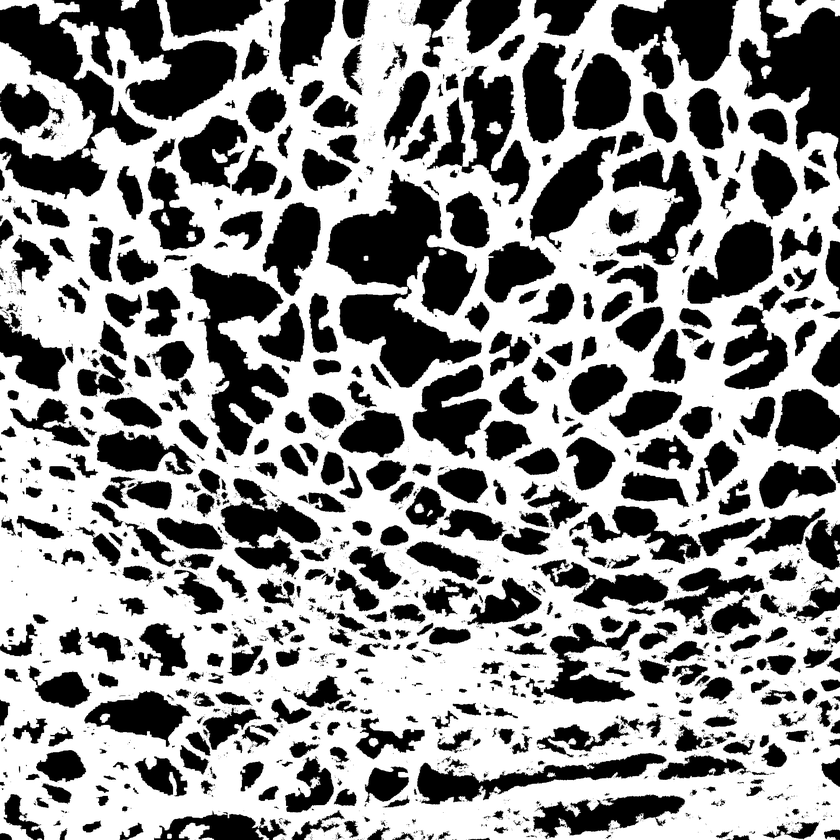
#> input picture code/scan/input.tif, 840 x 840 px, shrunk from 2000 x 2000 before the run
$ python im.py ../scan/input.tif
#> lines starting #> are read from the running program, lines starting #| are printed output that depends on the picture; after the words box and inside, x2 and y2 are one past the last pixel; in counts of white or black regions, pixels touching at a corner belong together
from PIL import Image
import sys
import numpy as np

im = Image.open(sys.argv[1])
#> im is the input picture: PIL image 840x840 L; min 0, max 255, mean 145.3
im_data = np.array(im)
print(im_data.shape)
#| (840, 840)
print(im_data.size)
#| 705600
for i in range(im_data.shape[0]):
    for j in range(im_data.shape[1]):
        if im_data[i][j] == 1:
            im_data[i][j] = 255
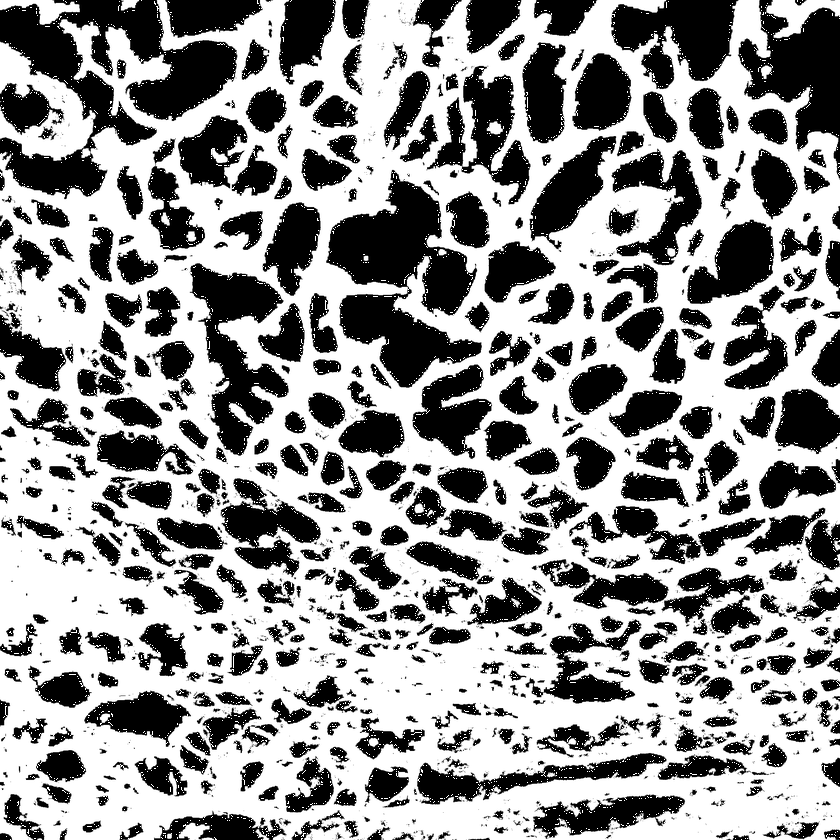
#> im_data: shape (840, 840); 1.61% of pixels changed, all inside (x1, y1, x2, y2) = (0, 0, 840, 840)

print(im_data)
#> (printed output is left out)
im_new = Image.fromarray(im_data)
im_new.save("out.tif")
